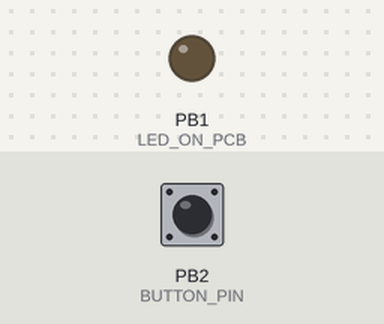
Simulated run of this program. Board: ATtiny85, built with avr-gcc and run on an emulated ATtiny85. On the bench: output pins drawn as LEDs (lit = HIGH). The test bench sets the inputs (shaded band); at power-on: PB2 (BUTTON_PIN) HIGH.

Above: at 1.2 s.
1.3 s: PB2 (BUTTON_PIN) pulled LOW for 0.15 s
At 1.4 s:
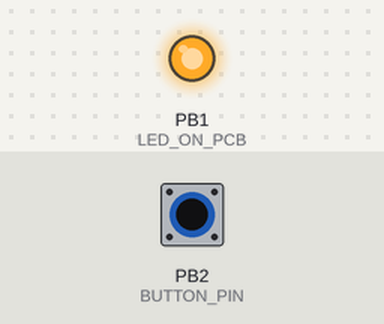
3.0 s: PB2 (BUTTON_PIN) pulled LOW for 3.2 s
At 7.6 s:
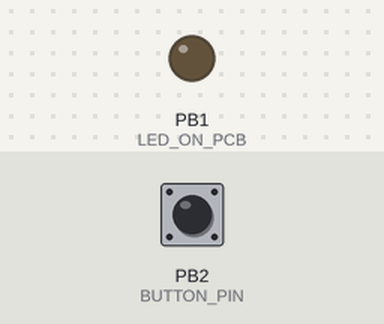
Timing chart, 0 to 9.1 s (numbered marks = the images above; inputs shaded):
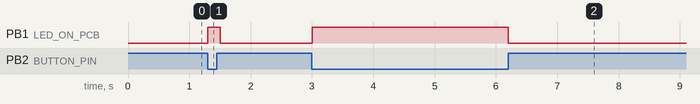

The program:

main.cpp
```cpp
#include "DigiKeyboard.h"
#include "stdint.h"

// Constants
#define LED_ON_PCB                             1 // digital pin connected to LED
#define ALREADY_TRIGGERED                   true // controls interrupt handler
#define NOT_TRIGGERED                      false // controls interrupt handler
#define INTERRUPT_TYPE                   FALLING // interrupt triggered on a FALLING edge
#define DEBOUNCE                              10 // time to wait in milli secs
#define BUTTON_PIN                             2 // PIN P2
#define BUTTON_PIN_INT                         0 // INT0 (PIN P2)
#define KEYSTROKE                (byte)KEY_ENTER // Keystroke we want to to, and casting to avoid warning

// Macros
#define TOGGLE_LED(led) digitalWrite(led, !digitalRead(led))

// Globals
bool initialisation_complete            = false;          // inhibit any interrupts until initialisation is complete
volatile  bool interrupt_process_status = NOT_TRIGGERED;  // start with no switch press pending, ie false (!triggered)

// Button ISR
void button_interrupt_handler(){

    if (interrupt_process_status == ALREADY_TRIGGERED or !initialisation_complete == true)
        return;

    interrupt_process_status = ALREADY_TRIGGERED;

}

bool send_char() {
  bool            proceed           = false;
  static bool     switching_pending = false;
  static uint16_t elapse_timer;

  if (interrupt_process_status == ALREADY_TRIGGERED) {

      if (!switching_pending) {
           switching_pending = true;
           elapse_timer      = millis(); // start elapse timing for debounce checking
           proceed           = true;     // advise that switch has been pressed
           TOGGLE_LED(LED_ON_PCB);
      }

      else if (switching_pending && digitalRead(BUTTON_PIN) == HIGH) {
          if (millis() - elapse_timer >= DEBOUNCE) {
             switching_pending        = false;          // reset for next button press interrupt cycle
             interrupt_process_status = NOT_TRIGGERED; // reopen ISR for business now button on/off/debounce cycle complete
             TOGGLE_LED(LED_ON_PCB);
          }
      }
  }

  return proceed; // either no press request or debounce period not elapsed
}


void setup() {

    // Declare GPIOs
    pinMode(LED_ON_PCB,  OUTPUT);
    pinMode(BUTTON_PIN, INPUT_PULLUP);

    // Init GPIOs
    digitalWrite(LED_ON_PCB, LOW);

    // IRQ and ISR FOR BUTTON
    attachInterrupt(BUTTON_PIN_INT, button_interrupt_handler, INTERRUPT_TYPE);
    initialisation_complete = true;
}


void loop() {

    if(send_char())
        DigiKeyboard.sendKeyStroke(KEYSTROKE);
    else
        DigiKeyboard.delay(100);

}
```

Measured:
- after the input at 1.3 s, PB1 (LED_ON_PCB): LOW → HIGH at once, → LOW 0.20 s later
- after the input at 3.0 s, PB1 (LED_ON_PCB): LOW → HIGH at once, → LOW 3.2 s later
